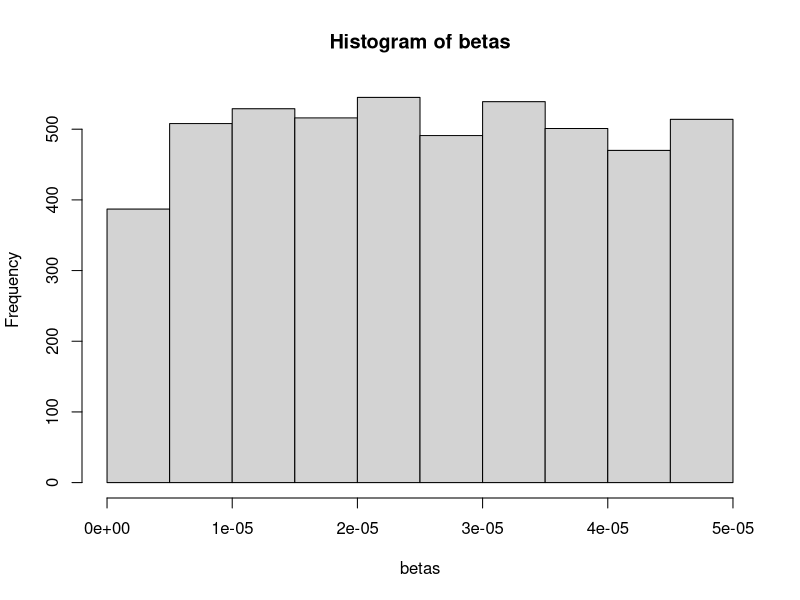
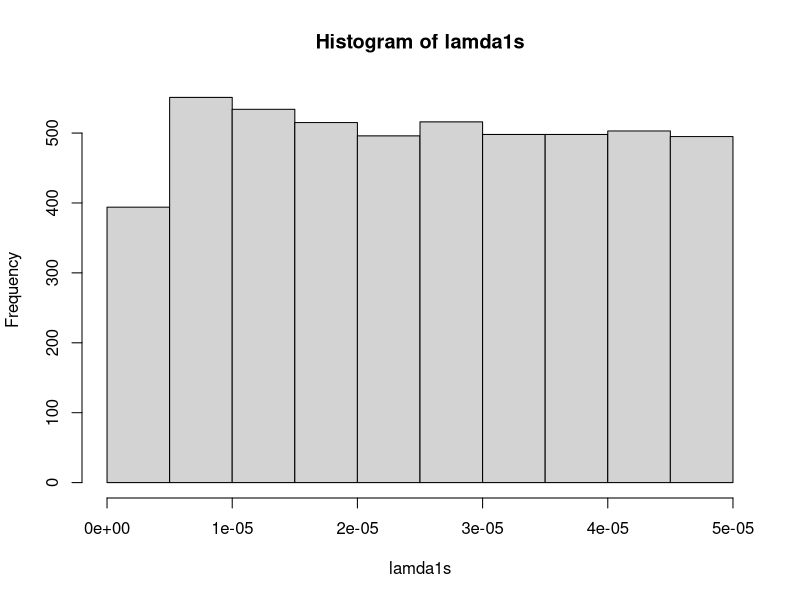
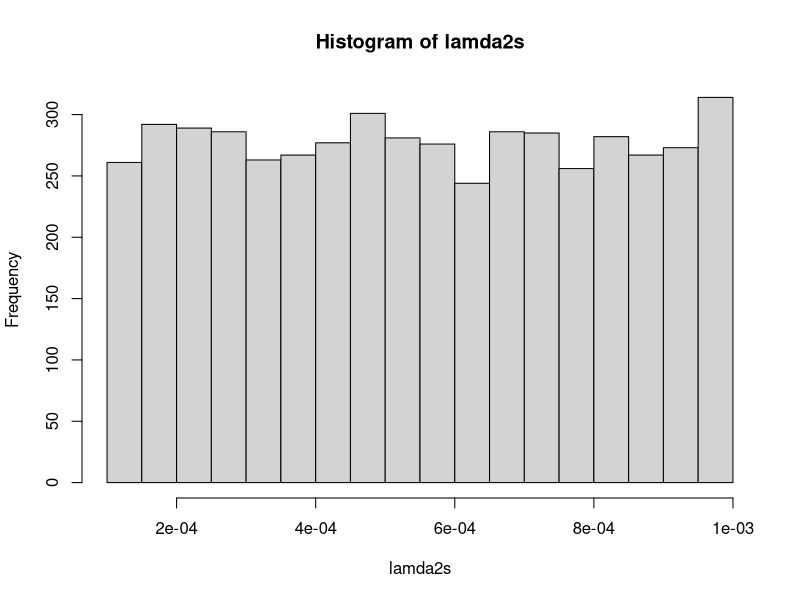

Write R code to recreate these figures, in order. (Note: this script raises an error after producing the figures.)
#This work is licensed under a Creative Commons Attribution-NonCommercial 4.0 International License#########
#<http://creativecommons.org/licenses/by-nc/4.0/> by Christopher Hoover, Arathi Arakala, Manoj Gambhir 
#and Justin Remais. This work was supported in part by the National Institutes of Health/National Science 
#Foundation Ecology of Infectious Disease program funded by the Fogarty International Center 
#(grant R01TW010286), the National Institute of Allergy and Infectious Diseases (grant K01AI091864), 
#and the National Science Foundation Water Sustainability and Climate Program (grant 1360330).

#Per the terms of this license, if you are making derivative use of this work, you must identify that 
#your work is a derivative work, give credit to the original work, provide a link to the license, 
#and indicate changes that were made.###############

#Read in function
require(deSolve)
require(ggplot2)
st.er <- function(x) {
  sd(x)/sqrt(length(x))
} #Function to calculate standard error of the mean

#Model structure and equations ####################
schisto_halstead_2pops_mda=function(t, n, parameters) { 
  with(as.list(parameters),{
    
    S=n[1]
    E=n[2]
    I=n[3]
    Wt=n[4]
    Wu=n[5]
    P=n[6]
    N=S+E+I
    
    W=(cov*Wt) + ((1-cov)*Wu) #weighting treated and untreated populations
    #Miracidia production; function of adult female worms alive in the system (W*H*0.5) assuming 1:1 sex ratio,
    #mating probability function (gamma) from Anderson and May,
    
    fx<-function(x, mean.worm = W, clump = k){
      (1-cos(x))/((1+((mean.worm/(clump+mean.worm))*cos(x)))^1+clump)
    }
    gamma = 1 - ((1-(W/(W+k)))^(1+k)/2*pi)*(integrate(fx, 0, 2*pi)$value)
    
    #per-reproductive female egg production (m),
    #egg viability or the fraction of eggs that successfully hatch into viable miracidia (v),
    
    M=((0.5*W*H)*gamma)#*m*u_H*(v*vq)
    
    #miracidial mortality and infectivity (perhaps influenced by agrochemicals) affects beta
    
    pred= (alpha*P)/(1+(alpha*N*Th)) #death rate of snails due to predators (Prawns)
    
    dSdt= f_N*(1-(N/(phi_N*phi_Nq)))*(S+E) - 
      mu_N*S - pred*S - beta*M*S #Susceptible snails
    
    dEdt= beta*M*S - (mu_N+pred+sigma)*E #Exposed snails
    
    dIdt= sigma*E - (mu_N+pred+mu_I)*I #Infected snails
    
    #worm burden in human
    dWtdt= (lamda*I) - ((mu_W+mu_H)*Wt)
    dWudt= (lamda*I) - ((mu_W+mu_H)*Wu)
    
    
    dPdt= f_P*(1-(P/phi_P))*P-(mu_P+muPq)*P #prawn population
    
    
    return(list(c(dSdt,dEdt,dIdt,dWtdt,dWudt, dPdt)))
  }) 
} 

fx<-function(x, mean.worm = W, clump = k){
  (1-cos(x))/((1+((mean.worm/(clump+mean.worm))*cos(x)))^1+clump)
}

#List parameters and values #####################
parameters_2pops_mda=c(
  ##standard snail parameters 
  f_N=0.1, # recruitment rate: snails/snail/day
  phi_N=10000, # carrying capacity: max snail population (corresponds to ~50/m^2)
  z=0.5, #Proportion of exposed snails that reproduce: density dependent, but assumed constant here
  mu_N=1/60, #Mortality rate from Anderson and May (from Chu 1966): deaths/snail/day
  sigma=1/40, #Transition rate from exposed to infected; ~latent period
  mu_I=1/10 - 1/60, #additional snail death due to infection
  ## snail parameters impacted by agrochemicals
  f_Nq=1, #Not affected in mesocosm
  phi_Nq=1, #Scalar of snail carrying capacity by chemical concentration INFORMED BY BOTTOM UP EFFECTS IN MESOCOSM
  #mu_Nq=0, #Chem concentrations too low to affect snails in mesocosom experiments
  
  
  #prawn parameters
  alpha=0.003, #attack rate
  Th=0.067,#~Prawn predation limit for procambarius clarkii: ~15 snails/day
  f_P=0.117,#prawn birth rate: prawns/prawn/day
  phi_P=120,  #prawn carrying capacity ~0.6/m^2
  mu_P= 0.038095238, #observed daily 24 hr prawn mortality rate in chlorP-free tanks of mesocosm#0.00137, previous rate
  
  #prawn parameter impacted by agrochemicals
  muPq=0, #agrochemical dependent prawn mortality rate (added to baseline mortality rate) INFORMED BY MESOCOSM AND HALSTEAD 2015
  #alpha_q=1, #Scalar of predation rate due to sub-lethal toxicity; not considered in mesocosm
  
  #Worm parameters
  mu_W=1/(3.3*365), # death rate of adult worms
  m=.36, #eggs/mL urine/female adult worm
  v=0.084, #Egg viability controlling schistosome egg->infective miracidia
  vq=1, #agrochemical-caused reduction in egg viability
  
  #Human parameters
  H=300, #number of humans
  mu_H=1/(60*365), #Assumes ~60 year lifespan
  k=0.08, #clumping parameter of the negative binomial distribution
  u_H=1200, #mL urine per human/day (approximate, ranges from 800 - 2000)
  
  #Transmission parameters
  lamda=2.5e-5, #snail-to-man transmission: p(infected snail sheds cercariae that infects human and reaches adulthood)
  beta=1.75e-5, #man-to-snail transmission: p(mated female worm produces a miracidia that infects a snail)
  
  
  #treatment parameters
  cov=0.43, #coverage of treatment across the population, Lampsar I = 100/1000 =0.1 %, Lampsar II = 129/300 = 43%
  eff=0.95, # efficiency of the drug
  mda=0 # flag to indicate if mda is applied or not
)

params<-parameters_2pops_mda
parameters<-params

#R0 function ###########
get_Ro_beta_lamda<-function(muPq = 0, phi_Nq = 1, beta, lamda, f_Nq = 1) #variable parameters to be manipulated
{ 
  f_N<-parameters["f_N"]
  phi_N<-parameters["phi_N"]
  z<-parameters["z"]
  mu_N<-parameters["mu_N"]
  sigma<-parameters["sigma"]
  mu_I<-parameters["mu_I"]
  alpha<-parameters["alpha"]
  Th<-parameters["Th"]
  f_P<-parameters["f_P"]
  phi_P<-parameters["phi_P"]
  mu_P<-parameters["mu_P"]
  mu_W<-parameters["mu_W"]
  m<-parameters["m"]
  H<-parameters["H"]
  mu_H<-parameters["mu_H"]
  
  P_eq<-(1-((muPq+mu_P)/f_P))*phi_P #Equilibrium estimate of P given prawn predator parameters
  if(P_eq<0){
    P_eq=0
  }
  #Equilibrium estimate of N given snail parameters
  #Shorthand values to use in N_eq expression
  a= -(alpha*Th*f_N*f_Nq)/(phi_N*phi_Nq)
  b= f_N*f_Nq*alpha*Th - (f_N*f_Nq)/(phi_N*phi_Nq) - mu_N*alpha*Th 
  c= f_N*f_Nq - mu_N - alpha*P_eq
  
  if((b^2-4*a*c)<0){ #If prawn population sufficient to eliminate snails, N_eq=0
    N_eq1=0
  } else {
    N_eq1 <- (-b + sqrt(b^2-4*a*c)) / (2*a) #Function to solve quadratic expression for N_eq
  }
  
  if((b^2-4*a*c)<0){ #If prawn population sufficient to eliminate snails, N_eq=0
    N_eq2=0
  } else {
    N_eq2 <- (-b - sqrt(b^2-4*a*c)) / (2*a) #Function to solve quadratic expression for N_eq
  }
  
  if(N_eq1 > N_eq2){ #If prawn population sufficient to eliminate snails, N_eq=0
    N_eq=N_eq1
  } else {
    N_eq = N_eq2 #Function to solve quadratic expression for N_eq
  }
  
  pred<-(alpha*P_eq)/(1+(alpha*N_eq*Th))#death rate of snails due to predators given equilibrium estimates of P and N
  
  Ro_est <- sqrt((0.5*beta*H*N_eq*lamda*sigma)/((mu_W+mu_H)*(mu_N+pred+sigma)*(mu_N+pred+mu_I)))
  
  return(c(N_eq,P_eq,Ro_est ))
  
}  

p.dead = parameters["f_P"] - parameters["mu_P"] #muPq value at which predator population is eliminated 

time=seq(0,365*50,1) #50 years to ensure equilibrium is reached

#Prevalence function given W and k ##################################

k<-0.1 # clumping parameter of the negative binomial distribution
Prevalence <- function(W, k) {
  p=1 - (1/(1+W/k)^(k))*(1+W/(1+W/k)) # fraction of humans with at least 2 parasites
  return(p)
}

#Gather up epi data to fit to; Village used is Lampsar II. ##############
#egg burdens are divided by 3.6 which gives mean number of mated females per person
#based on 3.6 eggs/10mL/mated female from cheever study
#Baseline epi data ##############
EggToWormConvert<-3.6
W_baseline<-6.5/EggToWormConvert
W_baseline_k<-0.08
W_baseline_sd<-sqrt( (W_baseline)+((W_baseline^2)/W_baseline_k ) )
N<-129
W_baseline_se<-W_baseline_sd/sqrt(N)

#5 month epi data point estimates ##################
W_5month_field_mean<-1.5/EggToWormConvert
W_5month_field_k<-0.02
W_5month_field_sd<-sqrt( (W_5month_field_mean)+((W_5month_field_mean^2)/W_5month_field_k ) )
N<-129
W_5month_field_se<-W_5month_field_sd/sqrt(N)
timepoints<-c(0, 28*7, 51*7)

#Feb 13 epi data estimates (in the middle of high transmission season) ################
W_Feb13_field_mean<-161/EggToWormConvert
W_Feb13_field_k<-0.21
W_Feb13_field_sd<-sqrt( (W_Feb13_field_mean)+((W_Feb13_field_mean^2)/W_Feb13_field_k ) )
N<-129
W_Feb13_field_se<-W_Feb13_field_sd/sqrt(N)

#Sept 13 epi data estimates (in the middle of high transmission season) ################
W_Sep13_field_mean<-17.6/EggToWormConvert
W_Sep13_field_k<-0.29
W_Sep13_field_sd<-sqrt( (W_Sep13_field_mean)+((W_Sep13_field_mean^2)/W_Sep13_field_k ) )
N<-129
W_Sep13_field_se<-W_Sep13_field_sd/sqrt(N)

#Get distributions for Epi datapoints given estimated W and k #################
Prob_negbin<-function(i,k,m){
  p<-(gamma(k+i)/(gamma(i+1) * gamma(k))) * (1 + (m/k))^(-k-i) * ((m/k)^i)
  p
}
# i number of parasites per person
# k clumping parameter
# m mean burden
# refer wikipedia page - https://en.wikipedia.org/wiki/Negative_binomial_distribution
# formula refer - http://influentialpoints.com/Training/negative_binomial_distribution-principles-properties-assumptions.htm

W_test<-0
Prob_negbin(i=W_test, k=W_baseline_k, m=W_baseline)
dnbinom(W_test, s=W_baseline_k, mu=W_baseline)

Prob_gaussian<-function(y, mu, sd){
  p<-(1/(sqrt(2*pi)*sd) ) * exp( -((y-mu)^2)/(2*sd^2) )
  p
}

#Generate beta and lamda ranges to test ####################
betas<-runif(5000, 1e-6, 5e-5)
  hist(betas)
  min(betas)
  max(betas)
  
lamda1s<-runif(5000, 1e-6, 5e-5)
  hist(lamda1s)
  min(lamda1s)
  max(lamda1s)
  
lamda2s<-runif(5000, 1e-4, 1e-3) 
  hist(lamda2s)
  min(lamda2s)
  max(lamda2s)
  
fit.df<-data.frame('beta' = betas,
                   'lamda1' = lamda1s,
                   'lamda2' = lamda2s,
                   'lamda.twa' = 0,
                   'R0' = 0,
                   'snail.prev' = 0,
                   'W1' = 0,
                   'W2' = 0,
                   'W3' = 0,
                   'W4' = 0,
                   'likelihood_range1' = 0,
                   'likelihood_range2' = 0,
                   'likelihood_range3' = 0,
                   'likelihood_range4' = 0,
                   'likelihood_range234' = 0,
                   'likelihood_range1234' = 0)  

for(i in 1:nrow(fit.df)){
  
  print(i)
  
  output_all<-numeric()
  params["beta"]<-fit.2[i,1]
  params["lamda"]<-fit.2[i,2]
  k<-params['k']
  
  R0<-get_Ro_beta_lamda(muPq = p.dead, beta = fit.2[i,1], lamda = fit.2[i,2])[3]
  
  fit.2[i,4] = (375/594) * fit.2[i,3] + (219/594) * fit.2[i,3]
  fit.2[i,5] = R0 
  
  if(R0 < 1){
    print(paste('R0=', R0, sep = ''))
  } else {
    
    # run to equilibrium
    
    time<-seq(from=0, to=50*365, by=1)
    nstart=c(S=8000,E=0,I=0, Wt=10, Wu=10, P=0)
    output<-as.data.frame(ode(nstart,time,schisto_halstead_2pops_mda,params))
    output_eqbm<-output[dim(output)[1],]
    output_eqbm$time<-0
    
    cov<-params["cov"]
    
    fit.2[i,6]<-(output_eqbm$I/(output_eqbm$S+output_eqbm$E+output_eqbm$I))*100
    
    W_eqbm<- as.numeric( (cov*output_eqbm$Wt) + ((1-cov)*output_eqbm$Wu) )
    
    if (W_eqbm < .4){
      
      print(paste('W_eqbm=', W_eqbm, sep = ''))
      
    } else if (output_eqbm$E < 0){
      
      print(paste('E_eqbm=', output_eqbm$E, sep = ''))
      
    } else if (output_eqbm$S > output$S[10000]+100){
      
      print('Eqbm not reached')
      
      plot(output$time, output$S, type='l', xlab="time",ylab="System Variables", 
           ylim=c(0,max( output$S+output$E+output$I )), col='blue', lwd=2)
      lines(output$time,output$E,col='orange', lwd=2)
      lines(output$time,output$I,col='red', lwd=2)
      lines(output$time,output$S+output$E+output$I,col='black', lwd=2)
      
    }
    
    else {
      
      plot(output$time, output$S, type='l', xlab="time",ylab="System Variables", 
           ylim=c(0,max( output$S+output$E+output$I )), col='blue', lwd=2)
      lines(output$time,output$E,col='orange', lwd=2)
      lines(output$time,output$I,col='red', lwd=2)
      lines(output$time,output$S+output$E+output$I,col='black', lwd=2)
      W1 <- output_eqbm$Wt
      
      if(W1 < 0){
        W1 = 0
      }
      
      W = W1
      
      gamma1 = (1 - ((1-(W1/(W1+k)))^(1+k)/(2*pi))*(integrate(fx, 0, 2*pi)$value))
      if(gamma1 < 0){
        gamma1 = 0
      }
      
      fit.2[i,7] <- 0.5 * W1 * gamma1
      
      output_all<-rbind(output_all, output_eqbm ) #Join dataframes for continuous time series
      
      #Apply first MDA at t=1; assumed to be Feb 1, 2013
      
      nstart1<-c(S=output_eqbm$S, 
                 E=output_eqbm$E, 
                 I=output_eqbm$I, 
                 Wt=output_eqbm$Wt * 0.05, #Apply first MDA
                 Wu=output_eqbm$Wu, 
                 P=0)  
      
      time = seq(from=1, to=21, by=1)
      
      output_3wks<-as.data.frame(ode(nstart1,time,schisto_halstead_2pops_mda,params))
      
      output_all<-rbind(output_all, output_3wks ) #Join dataframes for continuous time series
      
      output_eqbm<-output_3wks[dim(output_3wks)[1],]
      
      #Apply second MDA at t=21 (Feb 22) and then run until rainy season (june 15; 112 days)
      
      nstart2<-c(S=output_eqbm$S, 
                 E=output_eqbm$E, 
                 I=output_eqbm$I, 
                 Wt=output_eqbm$Wt * 0.05, #Apply second MDA
                 Wu=output_eqbm$Wu, 
                 P=0)  
      
      time = seq(from=22, to=134, by=1)
      
      output_june<-as.data.frame(ode(nstart2,time,schisto_halstead_2pops_mda,params))
      
      output_all<-rbind(output_all, output_june ) #Join dataframes for continuous time series
      
      output_eqbm<-output_june[dim(output_june)[1],]
      
      #Change lamda value to correspond to high transmission season, run to July follow up
      params['lamda']<-fit.2[i,3]
      
      nstart3<-c(S=output_eqbm$S, 
                 E=output_eqbm$E, 
                 I=output_eqbm$I, 
                 Wt=output_eqbm$Wt,
                 Wu=output_eqbm$Wu, 
                 P=0)  
      
      time = seq(from=135, to=156, by=1)
      
      output_july<-as.data.frame(ode(nstart3,time,schisto_halstead_2pops_mda,params))
      
      output_all<-rbind(output_all, output_july ) #Join dataframes for continuous time series
      
      output_eqbm<-output_july[dim(output_july)[1],]
      
      W2 = output_eqbm$Wt
      
      if(W2 < 0){
        W2 = 0
      }
      
      W = W2
      
      gamma2 = (1 - ((1-(W2/(W2+k)))^(1+k)/(2*pi))*(integrate(fx, 0, 2*pi)$value))
      if(gamma2 < 0){
        gamma2 = 0
      }
      
      fit.2[i,8] <- 0.5 * W2 * gamma2
      
      # Apply MDA and run through rainy season (mid-october; 15 weeks)
      time<-seq(from=157, t=262, by=1)
      
      nstart4<-c(S=output_eqbm$S, 
                 E=output_eqbm$E,
                 I=output_eqbm$I, 
                 Wt=output_eqbm$Wt * 0.05, #Apply MDA 3
                 Wu=output_eqbm$Wu, 
                 P=0)
      
      output_oct=as.data.frame(ode(nstart4,time,schisto_halstead_2pops_mda,params)) 
      
      output_all<-rbind(output_all, output_oct ) #Join dataframes for continuous time series
      
      output_eqbm<-output_oct[dim(output_oct)[1],]
      
      #End of rainy season, go back to low lamda and run until Feb (end of year)
      time<-seq(263, 375, 1)
      params['lamda']<-fit.2[i,2]
      
      nstart5<-c(S=output_eqbm$S, 
                 E=output_eqbm$E,
                 I=output_eqbm$I, 
                 Wt=output_eqbm$Wt, 
                 Wu=output_eqbm$Wu, 
                 P=0)
      
      output_Feb13=as.data.frame(ode(nstart5,time,schisto_halstead_2pops_mda,params)) 
      output_Feb13_eqbm<-output_Feb13[dim(output_Feb13)[1],]
      
      W3 = output_Feb13_eqbm$Wt
      
      if(W3 < 0){
        W3 = 0
      }
      
      W = W3
      
      gamma3 = (1 - ((1-(W3/(W3+k)))^(1+k)/(2*pi))*(integrate(fx, 0, 2*pi)$value))
      if(gamma3 < 0){
        gamma3 = 0
      }
      
      fit.2[i,9]<- 0.5 * W3 * gamma3
      
      output_all<-rbind(output_all, output_Feb13) 
      
      #Apply MDA and run from Feb '13 to beginning of rainy season (June; 18 weeks)
      time<-seq(from=376, t=502, by=1)
      
      nstart6<-c(S=output_eqbm$S, 
                 E=output_eqbm$E,
                 I=output_eqbm$I, 
                 Wt=output_eqbm$Wt * 0.05, #Apply MDA 4
                 Wu=output_eqbm$Wu, 
                 P=0)
      
      output_june13=as.data.frame(ode(nstart6,time,schisto_halstead_2pops_mda,params)) 
      
      output_all<-rbind(output_all, output_june13 ) #Join dataframes for continuous time series
      
      output_eqbm<-output_june13[dim(output_june13)[1],]
      
      #Change lamda value to correspond to high transmission season, run to Sept '13 follow up
      params['lamda']<-fit.2[i,3]
      
      nstart7<-c(S=output_eqbm$S, 
                 E=output_eqbm$E, 
                 I=output_eqbm$I, 
                 Wt=output_eqbm$Wt,
                 Wu=output_eqbm$Wu, 
                 P=0)  
      
      time = seq(from=503, to=594, by=1)
      
      output_sept<-as.data.frame(ode(nstart7,time,schisto_halstead_2pops_mda,params))
      
      output_all<-rbind(output_all, output_sept ) #Join dataframes for continuous time series
      
      output_eqbm<-output_sept[dim(output_sept)[1],]
      
      W4 = output_eqbm$Wt
      
      if(W4 < 0){
        W4 = 0
      }
      
      W = W4
      
      gamma4 = (1 - ((1-(W4/(W4+k)))^(1+k)/(2*pi))*(integrate(fx, 0, 2*pi)$value))
      if(gamma4 < 0){
        gamma4 = 0
      }
      
      fit.2[i,10] <- 0.5 * W4 * gamma4
      
      fit.2[i,11]<-Prob_gaussian(y=fit.2[i,7], mu=W_baseline, sd=W_baseline_se)  # only baseline
      fit.2[i,12]<-Prob_gaussian(y=fit.2[i,8], mu=W_5month_field_mean, sd=W_5month_field_se) # only data point 2
      fit.2[i,13]<-Prob_gaussian(y=fit.2[i,9], mu=W_Feb13_field_mean, sd=W_Feb13_field_se) #only data point 3
      fit.2[i,14]<-Prob_gaussian(y=fit.2[i,10], mu=W_Sep13_field_mean, sd=W_Sep13_field_se) #only data point 3
      
      
      plot(x = c(1:nrow(output_all)), y = (0.5 * output_all$Wt), type='l', lwd = 2,
           xlab = 'time', ylab = '~Mean Worm burden', ylim = c(-5,45))
      segments(x0 = 135, x1 = 262, y0 = -4, y1 = -4, col = 'blue', lwd=2)
      segments(x0 = 502, x1 = 594, y0 = -4, y1 = -4, col = 'blue', lwd=2)
      text(x = 200, y = -2.5, labels = 'Rainy season', col = 'blue', cex = 0.75)
      text(x = 525, y = -2.5, labels = 'Rainy season', col = 'blue', cex = 0.75)
      lines(x = c(1:nrow(output_all)), y = (0.5 * output_all$Wu), col = 'red')
      points(x = c(0, 156, 375, 594),
             y = c(W_baseline, W_5month_field_mean, W_Feb13_field_mean,W_Sep13_field_mean),
             pch = 1, col = 'red')
      legend('topleft', lwd = 1, legend = c('Wt', 'Wu'), col = c(1,2))
      
      #likelihood for hitting three follow-up points
      fit.2[i,15]<-fit.2[i,12]*fit.2[i,13]*fit.2[i,14]
      
      #likelihood for hitting all 4 points
      fit.2[i,16]<-fit.2[i,11]*fit.2[i,12]*fit.2[i,13]*fit.2[i,14]
      
    }
    
  }
  
} # end of i loop


#Fit based on high transmission only between follow up 1 and 2 ####################
betas<-c(4.0e-6, 4.5e-6, 5.0e-6, 5.5e-6, 6.0e-6, 6.5e-6, 7.0e-6, 7.5e-6, 8.0e-6, 8.5e-6)
lamda1s<-c(8.0e-6, 9.0e-6, 1.0e-5, 2.0e-5, 3.0e-5, 4.0e-5, 5.0e-5, 6.0e-5, 7.0e-5, 8.0e-5)
lamda2s<-c(7.0e-5, 8.0e-5, 9.0e-5, 1.0e-4, 2.0e-4, 3.0e-4, 4.0e-4, 5.0e-4, 6.0e-4, 7.0e-4)

fit.2<-data.frame('beta' = rep(betas, each = 1000),
                   'lamda1' = rep(c(rep(lamda1s[1], times = 10),
                                  rep(lamda1s[2], times = 10),
                                  rep(lamda1s[3], times = 10),
                                  rep(lamda1s[4], times = 10),
                                  rep(lamda1s[5], times = 10),
                                  rep(lamda1s[6], times = 10),
                                  rep(lamda1s[7], times = 10),
                                  rep(lamda1s[8], times = 10),
                                  rep(lamda1s[9], times = 10),
                                  rep(lamda1s[10], times = 10)), times = 100),
                   'lamda2' = rep(lamda2s, times = 1000),
                   'lamda.twa' = 0,
                   'R0' = 0,
                   'snail.prev' = 0,
                   'W1' = 0,
                   'W2' = 0,
                   'W3' = 0,
                   'W4' = 0,
                   'likelihood_range1' = 0,
                   'likelihood_range2' = 0,
                   'likelihood_range3' = 0,
                   'likelihood_range4' = 0,
                   'likelihood_range234' = 0,
                   'likelihood_range1234' = 0)  



for(i in 1:nrow(fit.2)){
  
  print(i)
  
  output_all<-numeric()
  params["beta"]<-fit.2[i,1]
  params["lamda"]<-fit.2[i,2]
  k<-params['k']
  
  R0<-get_Ro_beta_lamda(muPq = p.dead, beta = fit.2[i,1], lamda = fit.2[i,2])[3]
  
  fit.2[i,4] = (376/594) * fit.2[i,2] + (218/594) * fit.2[i,3]
  fit.2[i,5] = R0 
  
  if(R0 < 1){
    print(paste('R0=', R0, sep = ''))
  } else {
    
    # run to equilibrium
    
    time<-seq(from=0, to=50*365, by=1)
    nstart=c(S=8000,E=0,I=0, Wt=10, Wu=10, P=0)
    output<-as.data.frame(ode(nstart,time,schisto_halstead_2pops_mda,params))
    output_eqbm<-output[dim(output)[1],]
    output_eqbm$time<-0
    
    cov<-params["cov"]
    
    fit.2[i,6]<-(output_eqbm$I/(output_eqbm$S+output_eqbm$E+output_eqbm$I))*100
    
    W_eqbm<- as.numeric( (cov*output_eqbm$Wt) + ((1-cov)*output_eqbm$Wu) )
    
    if (W_eqbm < .4){
      
      print(paste('W_eqbm=', W_eqbm, sep = ''))
      
    } else if (output_eqbm$E < 0){
      
      print(paste('E_eqbm=', output_eqbm$E, sep = ''))
      
    } else if (output_eqbm$S > output$S[10000]+100){
      
      print('Eqbm not reached')
      
      plot(output$time, output$S, type='l', xlab="time",ylab="System Variables", 
           ylim=c(0,max( output$S+output$E+output$I )), col='blue', lwd=2)
      lines(output$time,output$E,col='orange', lwd=2)
      lines(output$time,output$I,col='red', lwd=2)
      lines(output$time,output$S+output$E+output$I,col='black', lwd=2)
      
    }
    
    else {
      
      plot(output$time, output$S, type='l', xlab="time",ylab="System Variables", 
           ylim=c(0,max( output$S+output$E+output$I )), col='blue', lwd=2)
      lines(output$time,output$E,col='orange', lwd=2)
      lines(output$time,output$I,col='red', lwd=2)
      lines(output$time,output$S+output$E+output$I,col='black', lwd=2)
      W1 <- output_eqbm$Wt
      
      if(W1 < 0){
        W1 = 0
      }
      
      W = W1
      
      gamma1 = (1 - ((1-(W1/(W1+k)))^(1+k)/(2*pi))*(integrate(fx, 0, 2*pi)$value))
      if(gamma1 < 0){
        gamma1 = 0
      }
      
      fit.2[i,7] <- 0.5 * W1 * gamma1
      
      output_all<-rbind(output_all, output_eqbm ) #Join dataframes for continuous time series
      
      #Apply first MDA at t=1; assumed to be Feb 1, 2013
      
      nstart1<-c(S=output_eqbm$S, 
                 E=output_eqbm$E, 
                 I=output_eqbm$I, 
                 Wt=output_eqbm$Wt * 0.05, #Apply first MDA
                 Wu=output_eqbm$Wu, 
                 P=0)  
      
      time = seq(from=1, to=21, by=1)
      
      output_3wks<-as.data.frame(ode(nstart1,time,schisto_halstead_2pops_mda,params))
      
      output_all<-rbind(output_all, output_3wks ) #Join dataframes for continuous time series
      
      output_eqbm<-output_3wks[dim(output_3wks)[1],]
      
      #Apply second MDA at t=21 (Feb 22) and then run until first follow up, June 
      
      nstart2<-c(S=output_eqbm$S, 
                 E=output_eqbm$E, 
                 I=output_eqbm$I, 
                 Wt=output_eqbm$Wt * 0.05, #Apply second MDA
                 Wu=output_eqbm$Wu, 
                 P=0)  
      
      time = seq(from=22, to=156, by=1)
      
      output_fu1<-as.data.frame(ode(nstart2,time,schisto_halstead_2pops_mda,params))
      
      output_all<-rbind(output_all, output_fu1 ) #Join dataframes for continuous time series
      
      output_eqbm<-output_fu1[dim(output_fu1)[1],]
      
      W2 = output_eqbm$Wt
      
      if(W2 < 0){
        W2 = 0
      }
      
      W = W2
      
      gamma2 = (1 - ((1-(W2/(W2+k)))^(1+k)/(2*pi))*(integrate(fx, 0, 2*pi)$value))
      if(gamma2 < 0){
        gamma2 = 0
      }
      
      fit.2[i,8] <- 0.5 * W2 * gamma2
      
    # Apply MDA and run to second follow-up with higher transmission
      params['lamda']<-fit.2[i,3]
      
      time<-seq(from=157, t=375, by=1)
      
      nstart4<-c(S=output_eqbm$S, 
                 E=output_eqbm$E,
                 I=output_eqbm$I, 
                 Wt=output_eqbm$Wt * 0.05, #Apply MDA 3
                 Wu=output_eqbm$Wu, 
                 P=0)
      
      output_fu2=as.data.frame(ode(nstart4,time,schisto_halstead_2pops_mda,params)) 
      
      output_all<-rbind(output_all, output_fu2 ) #Join dataframes for continuous time series
      
      output_eqbm<-output_fu2[dim(output_fu2)[1],]
      
      W3 = output_eqbm$Wt
      
      if(W3 < 0){
        W3 = 0
      }
      
      W = W3
      
      gamma3 = (1 - ((1-(W3/(W3+k)))^(1+k)/(2*pi))*(integrate(fx, 0, 2*pi)$value))
      if(gamma3 < 0){
        gamma3 = 0
      }
      
      fit.2[i,9]<- 0.5 * W3 * gamma3
      
    #Apply MDA, return to low transmission, run to follow up 3
      time<-seq(376, 594, 1)
      params['lamda']<-fit.2[i,2]
      
      nstart5<-c(S=output_eqbm$S, 
                 E=output_eqbm$E,
                 I=output_eqbm$I, 
                 Wt=output_eqbm$Wt *0.05, 
                 Wu=output_eqbm$Wu, 
                 P=0)
      
      output_fu3=as.data.frame(ode(nstart5,time,schisto_halstead_2pops_mda,params)) 
      output_eqbm<-output_fu3[dim(output_fu3)[1],]
      
      output_all<-rbind(output_all, output_fu3) 
      
      W4 = output_eqbm$Wt
      
      if(W4 < 0){
        W4 = 0
      }
      
      W = W4
      
      gamma4 = (1 - ((1-(W4/(W4+k)))^(1+k)/(2*pi))*(integrate(fx, 0, 2*pi)$value))
      if(gamma4 < 0){
        gamma4 = 0
      }
      
      fit.2[i,10] <- 0.5 * W4 * gamma4
      
      fit.2[i,11]<-Prob_gaussian(y=fit.2[i,7], mu=W_baseline, sd=W_baseline_se)  # only baseline
      fit.2[i,12]<-Prob_gaussian(y=fit.2[i,8], mu=W_5month_field_mean, sd=W_5month_field_se) # only data point 2
      fit.2[i,13]<-Prob_gaussian(y=fit.2[i,9], mu=W_Feb13_field_mean, sd=W_Feb13_field_se) #only data point 3
      fit.2[i,14]<-Prob_gaussian(y=fit.2[i,10], mu=W_Sep13_field_mean, sd=W_Sep13_field_se) #only data point 3
      
      
      plot(x = c(1:nrow(output_all)), y = (0.5 * output_all$Wt), type='l', lwd = 2,
           xlab = 'time', ylab = '~Mean Worm burden', ylim = c(0,50))
      lines(x = c(1:nrow(output_all)), y = (0.5 * output_all$Wu), col = 'red')
      lines(x = c(1:nrow(output_all)), 
            y = ((output_all$I / (output_all$I + output_all$E + output_all$S))*100), 
            col = 'purple', lty=2)
      points(x = c(0, 156, 375, 594),
             y = c(W_baseline, W_5month_field_mean, W_Feb13_field_mean,W_Sep13_field_mean),
             pch = 1, col = 'red')
      legend('topleft', lwd = 1, legend = c('Wt', 'Wu', 'S.Prev'), 
             col = c('black', 'red', 'purple'), cex=0.75)
      legend('topright', 
             legend = c(paste('beta=', fit.2[i,1], sep = ''),
                        paste('lam1=', fit.2[i,2], sep = ''),
                        paste('lam2=', fit.2[i,3], sep = '')), 
             cex = 0.75)
      
      #likelihood for hitting three follow-up points
      fit.2[i,15]<-fit.2[i,12]*fit.2[i,13]*fit.2[i,14]
      
      #likelihood for hitting all 4 points
      fit.2[i,16]<-fit.2[i,11]*fit.2[i,12]*fit.2[i,13]*fit.2[i,14]
      
    }
    
  }
  
} # end of i loop

write.csv(fit.2, 'fit.fin2.csv', row.names = FALSE)

fin<-read.csv('fit.fin2.csv')

fin<-subset(fin, snail.prev < 10 & R0 >1 & likelihood_range234 != 0)

  fin$likelihood_range234<- -log(fin$likelihood_range234)
  
  fin<-unique(fin)
  
  fin$prob = fin$likelihood_range234 / sum(fin$likelihood_range234)
  
  trips<-subset(fin, select = c(beta, lamda.twa, prob))

  tester<-data.frame('beta' = trips[sample(nrow(trips), 1000, replace = T, prob = trips$prob), 1],
                     'lamda'= trips[sample(nrow(trips), 1000, replace = T, prob = trips$prob), 2],
                     'R0' = 0)
  
  for(i in 1:nrow(tester)){
    tester[i,3] = get_Ro_beta_lamda(muPq = p.dead, beta = tester[i,1], lamda = tester[i,2])[3]
  }
    plot(density(tester$R0))
  
  
  R0.samp<-sapply(1:10000, 
                  function(i) get_Ro_beta_lamda(muPq = p.dead,
                                                phi_Nq = 1,
                                                beta = sample(fin$beta, size = 1, replace = T, prob = fin$prob),
                                                lamda = sample(fin$lamda.twa, size = 1, replace = T, prob = fin$prob))[3]) 
  plot(density(R0.samp))
  
  beta = fin$beta[fin$likelihood_range234 == min(fin$likelihood_range234)]

  lamda1 = fin$lamda1[fin$likelihood_range234 == min(fin$likelihood_range234)]

  lamda2 = fin$lamda2[fin$likelihood_range234 == min(fin$likelihood_range234)]
  
  
fit.vis<-function(beta, lamda1, lamda2){
  
  output_all<-numeric()
  params["beta"]<-beta
  params["lamda"]<-lamda1
  k<-params['k']
    
    # run to equilibrium
    
    time<-seq(from=0, to=50*365, by=1)
    nstart=c(S=8000,E=0,I=0, Wt=10, Wu=10, P=0)
    output<-as.data.frame(ode(nstart,time,schisto_halstead_2pops_mda,params))
    output_eqbm<-output[dim(output)[1],]
    output_eqbm$time<-0
    
    cov<-params["cov"]
    
      output_all<-rbind(output_all, output_eqbm ) #Join dataframes for continuous time series
      
      #Apply first MDA at t=1; assumed to be Feb 1, 2013
      
      nstart1<-c(S=output_eqbm$S, 
                 E=output_eqbm$E, 
                 I=output_eqbm$I, 
                 Wt=output_eqbm$Wt * 0.05, #Apply first MDA
                 Wu=output_eqbm$Wu, 
                 P=0)  
      
      time = seq(from=1, to=21, by=1)
      
      output_3wks<-as.data.frame(ode(nstart1,time,schisto_halstead_2pops_mda,params))
      
      output_all<-rbind(output_all, output_3wks ) #Join dataframes for continuous time series
      
      output_eqbm<-output_3wks[dim(output_3wks)[1],]
      
      #Apply second MDA at t=21 (Feb 22) and then run until first follow up, June 
      
      nstart2<-c(S=output_eqbm$S, 
                 E=output_eqbm$E, 
                 I=output_eqbm$I, 
                 Wt=output_eqbm$Wt * 0.05, #Apply second MDA
                 Wu=output_eqbm$Wu, 
                 P=0)  
      
      time = seq(from=22, to=156, by=1)
      
      output_fu1<-as.data.frame(ode(nstart2,time,schisto_halstead_2pops_mda,params))
      
      output_all<-rbind(output_all, output_fu1 ) #Join dataframes for continuous time series
      
      output_eqbm<-output_fu1[dim(output_fu1)[1],]
      
      
      # Apply MDA and run to second follow-up with higher transmission
      params['lamda']<-lamda2
      
      time<-seq(from=157, t=375, by=1)
      
      nstart4<-c(S=output_eqbm$S, 
                 E=output_eqbm$E,
                 I=output_eqbm$I, 
                 Wt=output_eqbm$Wt * 0.05, #Apply MDA 3
                 Wu=output_eqbm$Wu, 
                 P=0)
      
      output_fu2=as.data.frame(ode(nstart4,time,schisto_halstead_2pops_mda,params)) 
      
      output_all<-rbind(output_all, output_fu2 ) #Join dataframes for continuous time series
      
      output_eqbm<-output_fu2[dim(output_fu2)[1],]
      
      
      #Apply MDA, return to low transmission, run to follow up 3
      time<-seq(376, 594, 1)
      params['lamda']<-lamda1
      
      nstart5<-c(S=output_eqbm$S, 
                 E=output_eqbm$E,
                 I=output_eqbm$I, 
                 Wt=output_eqbm$Wt *0.05, 
                 Wu=output_eqbm$Wu, 
                 P=0)
      
      output_fu3=as.data.frame(ode(nstart5,time,schisto_halstead_2pops_mda,params)) 
      output_eqbm<-output_fu3[dim(output_fu3)[1],]
      
      output_all<-rbind(output_all, output_fu3) 
      
      
      plot(x = c(1:nrow(output_all)), y = (0.5 * output_all$Wt), type='l', lwd = 2,
           xlab = 'time', ylab = '~Mean Worm burden', ylim = c(0,50))
      lines(x = c(1:nrow(output_all)), y = (0.5 * output_all$Wu), col = 'red')
      lines(x = c(1:nrow(output_all)), 
            y = ((output_all$I / (output_all$I + output_all$E + output_all$S))*100), 
            col = 'purple', lty=2)
      points(x = c(0, 156, 375, 594),
             y = c(W_baseline, W_5month_field_mean, W_Feb13_field_mean,W_Sep13_field_mean),
             pch = 1, col = 'red')
      legend('topleft', lwd = 1, legend = c('Wt', 'Wu', 'S.Prev'), 
             col = c('black', 'red', 'purple'), cex=0.75)
      legend('topright', 
             legend = c(paste('beta=', beta, sep = ''),
                        paste('lam1=', lamda1, sep = ''),
                        paste('lam2=', lamda2, sep = '')), 
             cex = 0.75)
      
} 

  fit.vis(beta = 7e-6, lamda1 = 3e-5, lamda2 = 7e-4)

  
